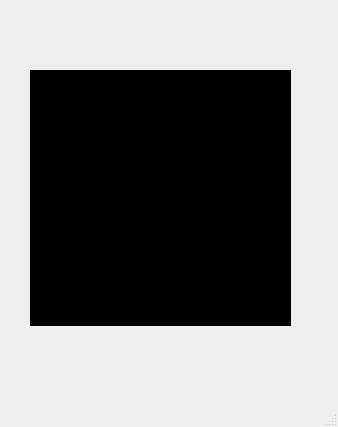
<?xml version="1.0" encoding="UTF-8"?>
<ui version="4.0">
 <class>RenderingWindow</class>
 <widget class="QMainWindow" name="RenderingWindow">
  <property name="geometry">
   <rect>
    <x>0</x>
    <y>0</y>
    <width>338</width>
    <height>427</height>
   </rect>
  </property>
  <property name="sizePolicy">
   <sizepolicy hsizetype="Fixed" vsizetype="Fixed">
    <horstretch>0</horstretch>
    <verstretch>0</verstretch>
   </sizepolicy>
  </property>
  <property name="windowTitle">
   <string>oclGPUVR</string>
  </property>
  <widget class="QWidget" name="centralwidget">
   <widget class="QLabel" name="frameContainer">
    <property name="geometry">
     <rect>
      <x>30</x>
      <y>70</y>
      <width>261</width>
      <height>256</height>
     </rect>
    </property>
    <property name="autoFillBackground">
     <bool>false</bool>
    </property>
    <property name="styleSheet">
     <string notr="true">background-color: rgb(0, 0, 0);</string>
    </property>
    <property name="frameShape">
     <enum>QFrame::Box</enum>
    </property>
    <property name="frameShadow">
     <enum>QFrame::Sunken</enum>
    </property>
    <property name="text">
     <string/>
    </property>
   </widget>
  </widget>
  <widget class="QMenuBar" name="menubar">
   <property name="geometry">
    <rect>
     <x>0</x>
     <y>0</y>
     <width>338</width>
     <height>22</height>
    </rect>
   </property>
  </widget>
  <widget class="QStatusBar" name="statusbar"/>
 </widget>
 <resources/>
 <connections/>
</ui>
